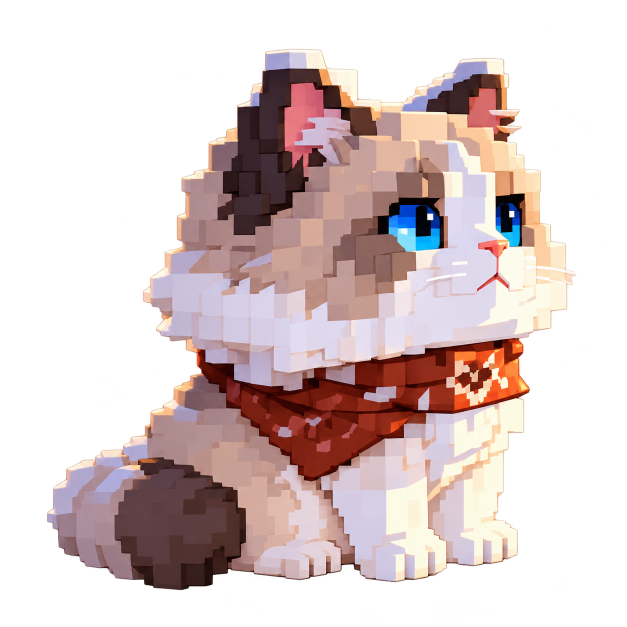
#> input picture assets/cat-cutout.png, 1254 x 1254 px (shown at 1/2 size)
$ python build_cat_animation.py
#> lines starting #> are read from the running program, lines starting #| are printed output that depends on the picture; after the words box and inside, x2 and y2 are one past the last pixel; in counts of white or black regions, pixels touching at a corner belong together
"""Build an avatar-matched, frame-by-frame cat animation for the profile README."""

from pathlib import Path

import numpy as np
from PIL import Image, ImageDraw, ImageFilter
from scipy import ndimage


ROOT = Path(__file__).resolve().parents[1]
ASSETS = ROOT / "assets"
FRAMES = ASSETS / "cat-frames"
SOURCES = {
    "sit": ASSETS / "cat-cutout.png",
    "stretch": ASSETS / "cat-stretch.png",
    "leap": ASSETS / "cat-leap.png",
    "sleep": ASSETS / "cat-sleep.png",
}

# Pose, horizontal/vertical offset, size, eyes, hold time, tail angle.
STATES = [
    ("sit", 0, 0, 1, "open", 450, -5),
    ("sit", 0, -3, 1, "open", 350, -2),
    ("sit", 0, -4, 1, "half", 240, 2),
    ("sit", 0, -3, 1, "closed", 280, 5),
    ("sit", 0, 0, 1, "open", 500, 2),
    ("stretch", 0, 0, 1, "open", 500, 0),
    ("stretch", 0, 2, 1.02, "open", 380, 0),
    ("stretch", 0, 0, 1.03, "open", 380, 0),
    ("stretch", 0, -2, 1, "open", 550, 0),
    ("leap", -18, 24, 1, "open", 240, 0),
    ("leap", -10, 8, 1, "open", 220, 0),
    ("leap", 0, -12, 1, "open", 300, 0),
    ("leap", 10, -6, 1, "open", 220, 0),
    ("leap", 18, 20, 1, "open", 250, 0),
    ("sit", 0, -2, 1, "open", 350, -2),
    ("sleep", 0, 0, 1, "closed", 550, 0),
    ("sleep", 0, 0, 1.015, "closed", 500, 0),
    ("sleep", 0, 0, 1.025, "closed", 500, 0),
    ("sleep", 0, 0, 1.015, "closed", 500, 0),
    ("sleep", 0, 0, 1, "closed", 600, 0),
    ("sit", 0, 0, 1, "open", 500, -5),
]


def clean_source(path: Path) -> Image.Image:
    image = Image.open(path).convert("RGBA")
    alpha = np.asarray(image.getchannel("A"))
    labels, _ = ndimage.label(alpha > 28)
    sizes = np.bincount(labels.ravel())
    sizes[0] = 0
    main = labels == sizes.argmax()
    cleaned = np.where(main, alpha, 0).astype("uint8")
    image.putalpha(Image.fromarray(cleaned, "L"))
    return image


def split_tail(image: Image.Image) -> tuple[Image.Image, Image.Image]:
    mask = Image.new("L", image.size)
    draw = ImageDraw.Draw(mask)
    draw.polygon(
        [(60, 920), (135, 858), (280, 828), (410, 850),
         (520, 925), (548, 1040), (528, 1195), (120, 1220), (55, 1130)],
        fill=255,
    )
    mask = mask.filter(ImageFilter.GaussianBlur(4))
    alpha = image.getchannel("A")
    tail = image.copy()
    tail.putalpha(Image.fromarray(np.minimum(np.asarray(alpha), np.asarray(mask)).astype("uint8"), "L"))
    body = image.copy()
    body.putalpha(Image.fromarray(
        (np.asarray(alpha, dtype=np.uint16) * (255 - np.asarray(mask, dtype=np.uint16)) // 255).astype("uint8"),
        "L",
    ))
    return body, tail


def draw_blink(image: Image.Image, state: str) -> None:
    if state == "open":
        return
    draw = ImageDraw.Draw(image)
    if state == "half":
        draw.rectangle((779, 389, 875, 445), fill="#deceba")
        draw.rectangle((979, 389, 1053, 435), fill="#e8d9c5")
        return
    draw.rectangle((775, 388, 882, 497), fill="#e2cfb9")
    draw.rectangle((978, 381, 1059, 489), fill="#ebdac6")
    draw.rectangle((786, 451, 871, 466), fill="#584947")
    draw.rectangle((986, 441, 1052, 456), fill="#584947")
    draw.rectangle((786, 451, 871, 457), fill="#8d7168")
    draw.rectangle((986, 441, 1052, 447), fill="#8d7168")


def make_frame(layers: dict, state: tuple) -> Image.Image:
    pose, dx, dy, size, eyes, _, tail_angle = state
    if pose == "sit":
        body, tail = layers[pose]
        moved_tail = tail.rotate(tail_angle, center=(506, 1006), resample=Image.BICUBIC)
        image = Image.alpha_composite(moved_tail, body)
        draw_blink(image, eyes)
    else:
        image = layers[pose].copy()
    bounds = image.getchannel("A").getbbox()
    image = image.crop((max(0, bounds[0] - 10), max(0, bounds[1] - 10),
                        min(image.width, bounds[2] + 10), min(image.height, bounds[3] + 10)))
    max_width, max_height = {
        "sit": (326, 322), "stretch": (326, 315),
        "leap": (330, 290), "sleep": (322, 280),
    }[pose]
    ratio = min(max_width / image.width, max_height / image.height) * size
    image = image.resize((round(image.width * ratio), round(image.height * ratio)), Image.LANCZOS)
    canvas = Image.new("RGBA", (360, 360))
    x = (360 - image.width) // 2 + dx
    y = ((360 - image.height) // 2 + dy if pose == "leap" else 340 - image.height + dy)
    canvas.alpha_composite(image, (x, y))
    return canvas


def gif_palette(frames: list[Image.Image]) -> Image.Image:
    chosen = frames[::max(1, len(frames) // 6)]
    width, height = frames[0].size
    sample = Image.new("RGB", (width * len(chosen), height), "#050507")
    for index, frame in enumerate(chosen):
        sample.paste(frame, (index * width, 0), frame)
    quantized = sample.quantize(colors=255, method=Image.MEDIANCUT)
    colors = quantized.getpalette()[:765]
    palette = Image.new("P", (1, 1))
    palette.putpalette([255, 0, 255] + colors + [0] * (768 - 3 - len(colors)))
    return palette


def save_gif(frames: list[Image.Image], path: Path) -> None:
    palette = gif_palette(frames)
    indexed = []
    for frame in frames:
        rgb = Image.new("RGB", frame.size, "#050507")
        rgb.paste(frame, mask=frame.getchannel("A"))
        gif_frame = rgb.quantize(palette=palette, dither=Image.NONE)
        gif_frame.paste(0, mask=frame.getchannel("A").point(lambda value: 255 if value < 100 else 0))
        gif_frame.info["transparency"] = 0
        indexed.append(gif_frame)
    indexed[0].save(
        path, save_all=True, append_images=indexed[1:],
        duration=[state[5] for state in STATES], loop=0, disposal=2,
        transparency=0, optimize=False,
    )


def main() -> None:
    FRAMES.mkdir(exist_ok=True)
    layers = {pose: (split_tail(clean_source(path)) if pose == "sit" else clean_source(path))
              for pose, path in SOURCES.items()}
#> in clean_source, image is the input picture: PIL image 1254x1254 RGBA; mean R, G, B, A 87.3, 71.3, 70.4, 120.2
#> in clean_source, `labels, _ = ndimage.label(alpha > 28)`:
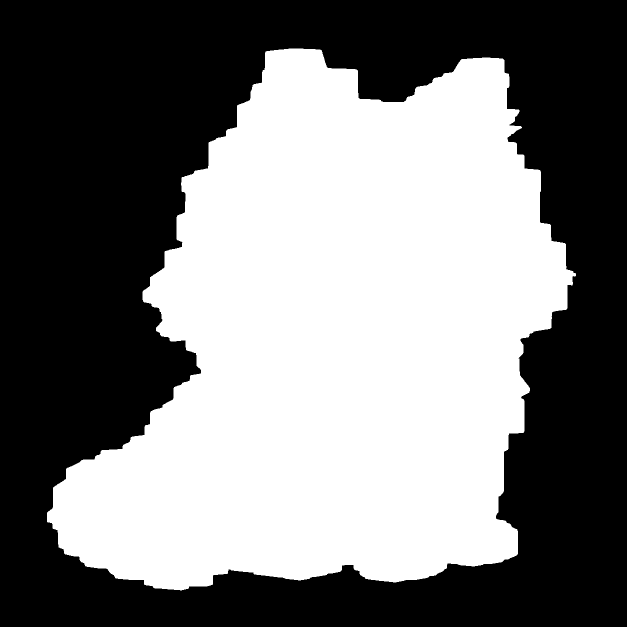
#> labels: shape (1254, 1254) int32 (shown at 1/2 size); values 0 (black) and 1 (white), 47.8% white; 1 white region, box (x1, y1, x2, y2) and area: (94, 97, 1152, 1181) 751163
#> in clean_source, `sizes = np.bincount(labels.ravel())`: sizes = [821353, 751163]
#> in split_tail, `mask = Image.new("L", image.size)`: mask: PIL image 1254x1254 L; every value is 0
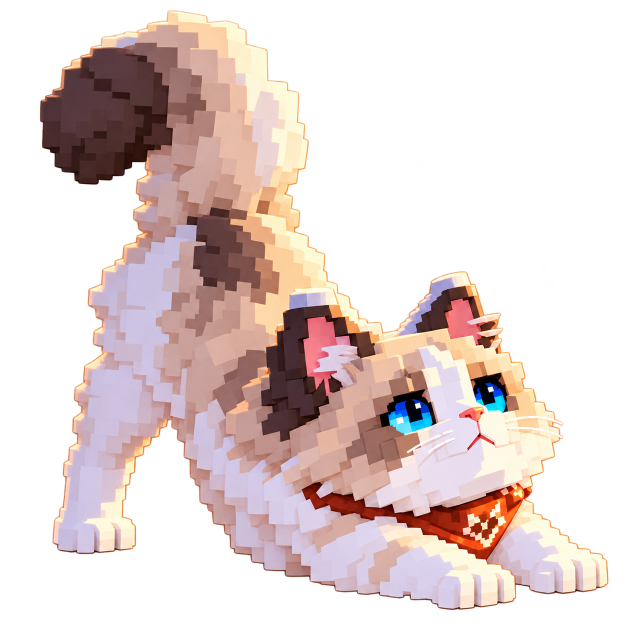
#> input picture assets/cat-stretch.png, 1254 x 1254 px (shown at 1/2 size)
#> in clean_source, image is the input picture: PIL image 1254x1254 RGBA; mean R, G, B, A 91.3, 75.6, 73, 115.1
#> in clean_source (call 2), `labels, _ = ndimage.label(alpha > 28)`: labels: shape (1254, 1254) int32; values 0 (black) and 1 (white), 45.8% white; 1 white region, box (x1, y1, x2, y2) and area: (80, 20, 1217, 1220) 720318
#> in clean_source (call 2), `sizes = np.bincount(labels.ravel())`: sizes = [852198, 720318]
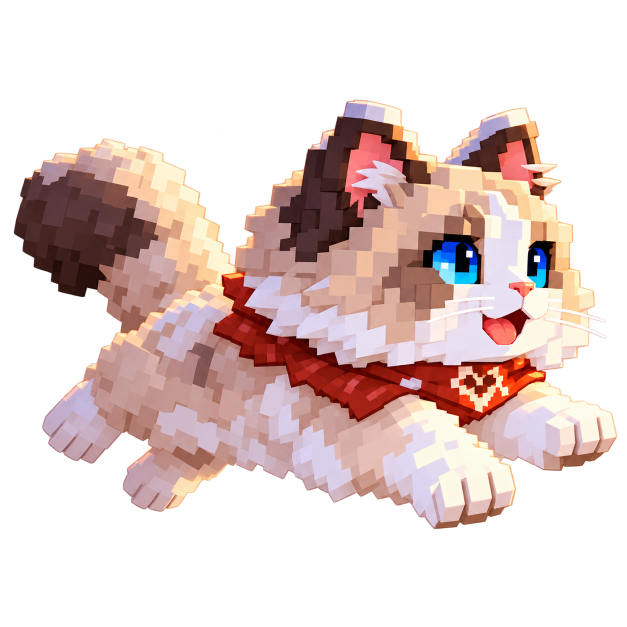
#> input picture assets/cat-leap.png, 1254 x 1254 px (shown at 1/2 size)
#> in clean_source, image is the input picture: PIL image 1254x1254 RGBA; mean R, G, B, A 86.9, 68.4, 65.5, 111.5
#> in clean_source (call 3), `labels, _ = ndimage.label(alpha > 28)`: labels: shape (1254, 1254) int32; values 0 (black) and 1 (white), 44.3% white; 1 white region, box (x1, y1, x2, y2) and area: (27, 199, 1235, 1058) 697108
#> in clean_source (call 3), `sizes = np.bincount(labels.ravel())`: sizes = [875408, 697108]
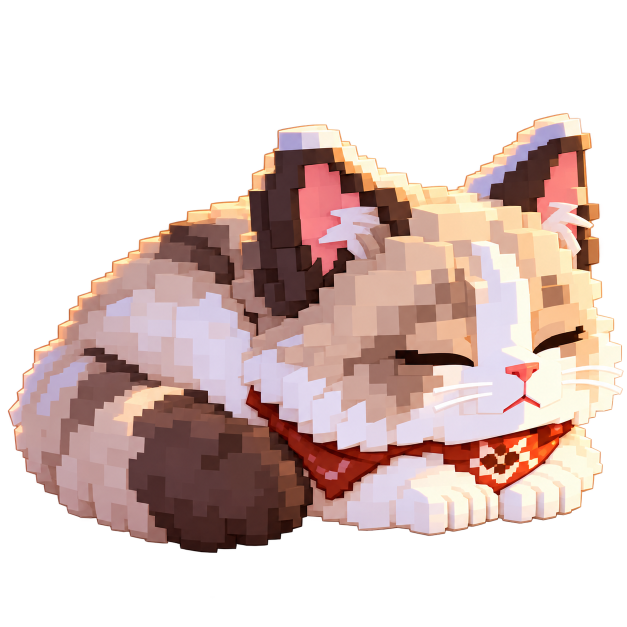
#> input picture assets/cat-sleep.png, 1254 x 1254 px (shown at 1/2 size)
#> in clean_source, image is the input picture: PIL image 1254x1254 RGBA; mean R, G, B, A 92.6, 73.3, 69.1, 124
#> in clean_source (call 4), `labels, _ = ndimage.label(alpha > 28)`: labels: shape (1254, 1254) int32; values 0 (black) and 1 (white), 49.2% white; 1 white region, box (x1, y1, x2, y2) and area: (15, 226, 1248, 1106) 773938
#> in clean_source (call 4), `sizes = np.bincount(labels.ravel())`: sizes = [798578, 773938]
#> layers = 4 items
    frames = [make_frame(layers, state) for state in STATES]
#> in make_frame, `bounds = image.getchannel("A").getbbox()`: bounds = (92, 97, 1152, 1168)
#> in make_frame, `canvas = Image.new("RGBA", (360, 360))`: canvas: PIL image 360x360 RGBA; every value is 0
#> call 3 of make_frame, with state = ('sit', 0, -4, 1, 'half', 240, 2)
#> in make_frame (call 3), `pose, dx, dy, size, eyes, _, tail_angle = state`: dy = -4; eyes = 'half'; tail_angle = 2
#> in make_frame (call 3), `bounds = image.getchannel("A").getbbox()`: bounds = (94, 97, 1152, 1186)
#> in make_frame (call 3), `ratio = min(max_width / image.width, max_height / image.height) * size`: ratio = 0.29
#> in make_frame (call 3), `image = image.resize((round(image.width * ratio), round(image.height *..`:
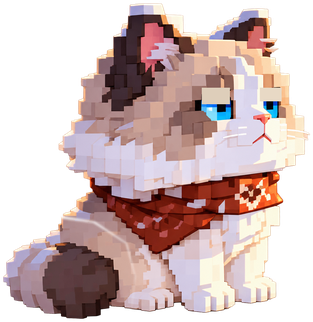
#> image: PIL image 313x322 RGBA; mean R, G, B, A 114.7, 93.4, 91.9, 158; transparent parts drawn white
#> in make_frame (call 3), `x = (360 - image.width) // 2 + dx`: x = 23
#> in make_frame (call 3), `y = ((360 - image.height) // 2 + dy if pose == "leap" else 340 - image..`: y = 14
#> in make_frame (call 3), `canvas.alpha_composite(image, (x, y))`:
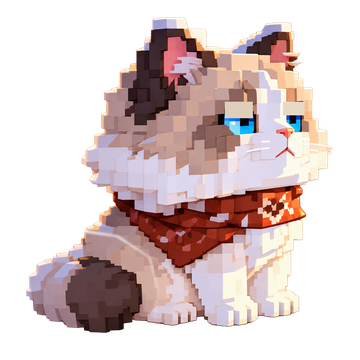
#> canvas: PIL image 360x360 RGBA; mean R, G, B, A 89.2, 72.6, 71.5, 122.8; transparent parts drawn white
#> call 4 of make_frame, with state = ('sit', 0, -3, 1, 'closed', 280, 5)
#> in make_frame (call 4), `pose, dx, dy, size, eyes, _, tail_angle = state`: dy = -3; eyes = 'closed'; tail_angle = 5
#> in make_frame (call 4), `image = Image.alpha_composite(moved_tail, body)`:
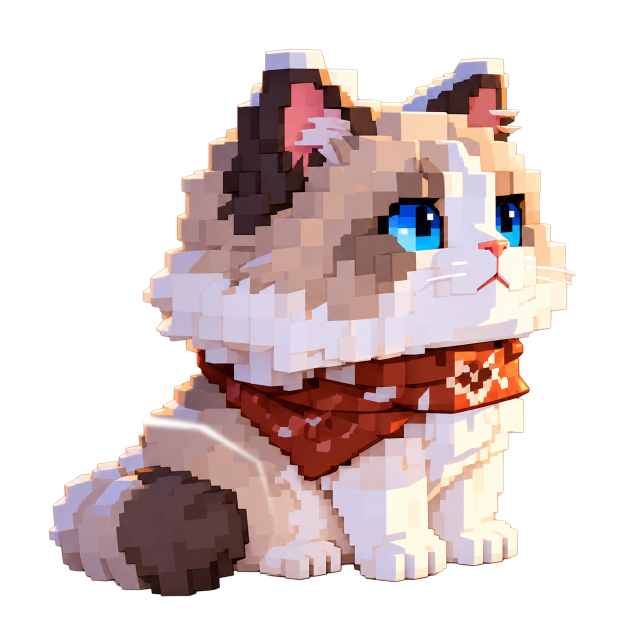
#> image: PIL image 1254x1254 RGBA (shown at 1/2 size); mean R, G, B, A 84.4, 68.8, 68.2, 120; transparent parts drawn white
#> in make_frame (call 4), `bounds = image.getchannel("A").getbbox()`: bounds = (97, 97, 1152, 1194)
#> in make_frame (call 4), `ratio = min(max_width / image.width, max_height / image.height) * size`: ratio = 0.288
#> in make_frame (call 4), `x = (360 - image.width) // 2 + dx`: x = 25
#> in make_frame (call 4), `y = ((360 - image.height) // 2 + dy if pose == "leap" else 340 - image..`: y = 15
#> frames = 21 items
    for index, frame in enumerate(frames):
        frame.save(FRAMES / f"frame-{index:02d}.png", optimize=True)
#> this loop made 21 passes

    columns = 5
    rows = (len(frames) + columns - 1) // columns
#> rows = 5
    sheet = Image.new("RGB", (360 * columns, 390 * rows), "#101820")
    sheet_draw = ImageDraw.Draw(sheet)
    for index, frame in enumerate(frames):
        x = index % columns * 360
        y = index // columns * 390
        sheet.paste(frame, (x, y), frame)
        sheet_draw.text((x + 18, y + 352), f"FRAME {index + 1:02d} / {STATES[index][0].upper()}", fill="#b7d9e4")
#> this loop made 21 passes
#> (x, y) on passes 1 to 12: (0, 0), (360, 0), (720, 0), (1080, 0), (1440, 0), (0, 390), (360, 390), (720, 390), (1080, 390), (1440, 390), (0, 780), (360, 780)
    sheet.save(FRAMES / "contact-sheet.png", optimize=True)

    save_gif(frames, ASSETS / "snow-cat-animated.gif")
#> in gif_palette, `chosen = frames[::max(1, len(frames) // 6)]`: chosen = 7 items
#> the loop in gif_palette, `for index, frame in enumerate(chosen):` made 7 passes
#> in gif_palette, `colors = quantized.getpalette()[:765]`: colors = 765 values, max 254 at index 1, min 0 at index 761, mean 150.5
#> the loop in save_gif, `for frame in frames:` made 21 passes
#> after the loop in save_gif, `for frame in frames:`: gif_frame.info = {'transparency': 0}; indexed = 21 items

    banner = Image.open(ASSETS / "banner-base.png").convert("RGBA")
    corner_mask = Image.new("L", banner.size)
    ImageDraw.Draw(corner_mask).rounded_rectangle((0, 0, banner.width - 1, banner.height - 1),
                                                   radius=22, fill=255)
    banner.putalpha(corner_mask)
    banner_frames = []
    for frame in frames:
        composite = banner.copy()
        composite.alpha_composite(frame.resize((305, 305), Image.LANCZOS), (855, 18))
        banner_frames.append(composite)
    save_gif(banner_frames, ASSETS / "banner-animated.gif")
    print(f"Created {len(frames)} frames and two GIFs in {ASSETS}")


if __name__ == "__main__":
#> (the run stopped early here; a loop or call above may not have finished)
